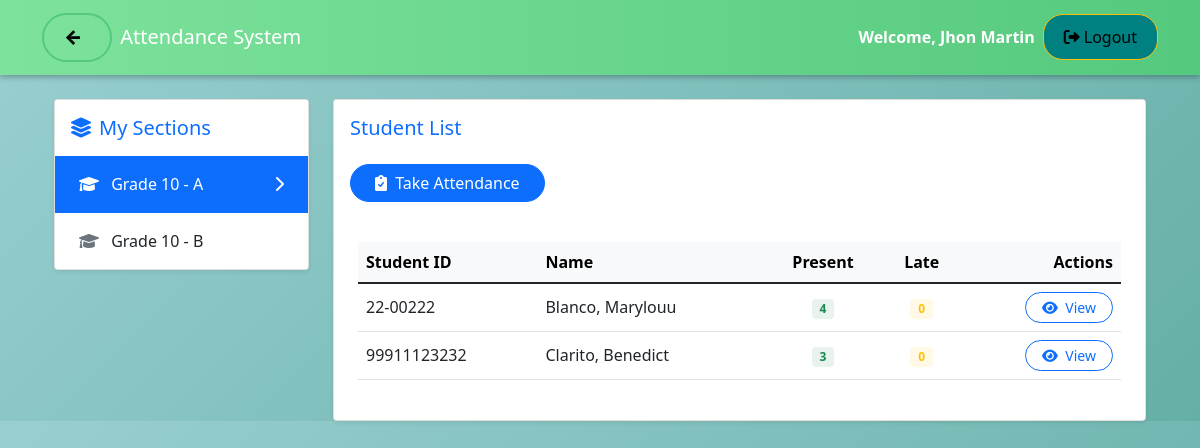
The page /admin/teacher/view_section.php?section_id=18 (signed in) on the database its author committed.
### tables this page shows
CREATE TABLE `sections` (
  `section_id` int(11) NOT NULL,
  `section_name` varchar(20) NOT NULL,
  `grade_level` int(11) NOT NULL
);

CREATE TABLE `students` (
  `student_id` varchar(20) NOT NULL,
  `firstname` varchar(50) NOT NULL,
  `lastname` varchar(50) NOT NULL,
  `middlename` varchar(50) DEFAULT NULL,
  `email` varchar(255) DEFAULT NULL,
  `grade_level` int(11) NOT NULL,
  `section_id` int(11) DEFAULT NULL
);

### admin/teacher/view_section.php (the view, shortened to what this page needs)
<?php
include '../../includes/header.php';
$teacher_id = $_SESSION['teacher_id'];
$section_id = isset($_GET['section_id']) ? (int)$_GET['section_id'] : 0;
$sections_query = "SELECT s.*
                  FROM sections s
                  JOIN teacher_sections ts ON s.section_id = ts.section_id
                  WHERE ts.teacher_id = ?
                  ORDER BY s.grade_level, s.section_name";
$stmt = $conn->prepare($sections_query);
$stmt->bind_param("i", $teacher_id);
$stmt->execute();
$sections = $stmt->get_result();
if ($section_id) {
    $students_query = "SELECT s.*,
                      COALESCE(
                          (SELECT COUNT(*) FROM attendance a
                           JOIN schedules sch ON a.schedule_id = sch.schedule_id
                           WHERE a.student_id = s.student_id
                           AND sch.teacher_id = ?
                           AND a.status = 'Present'), 0
                      ) as present_count,
                      COALESCE(
                          (SELECT COUNT(*) FROM attendance a
                           JOIN schedules sch ON a.schedule_id = sch.schedule_id
                           WHERE a.student_id = s.student_id
                           AND sch.teacher_id = ?
                           AND a.status = 'Late'), 0
                      ) as late_count
                      FROM students s
                      WHERE s.section_id = ?
                      ORDER BY s.lastname, s.firstname";
    $stmt = $conn->prepare($students_query);
    $stmt->bind_param("iii", $teacher_id, $teacher_id, $section_id);
    $stmt->execute();
    $students = $stmt->get_result();
}
?>
<div class="container-fluid">
    <div class="row g-4 align-items-start">
        <div class="col-md-3">
            <div class="card shadow-sm">
                <div class="card-header bg-white border-bottom-0 py-3">
                    <h5 class="card-title mb-0 fw-semibold text-primary">
                        <i class="fas fa-layer-group me-2"></i>My Sections
                    </h5>
                </div>
                <div class="list-group list-group-flush rounded-bottom overflow-auto" style="max-height: calc(100vh - 200px);">
                    <?php while ($section = $sections->fetch_assoc()): ?>
                        <a href="?section_id=<?php echo $section['section_id']; ?>"
                           class="list-group-item list-group-item-action py-3 px-4 <?php echo ($section_id == $section['section_id']) ? 'active bg-primary border-primary' : ''; ?>">
                            <div class="d-flex justify-content-between align-items-center">
                                <span>
                                    <i class="fas fa-graduation-cap me-2 <?php echo ($section_id == $section['section_id']) ? 'text-white' : 'text-muted'; ?>"></i>
                                    <span class="fw-medium">Grade <?php echo $section['grade_level']; ?></span> - <?php echo $section['section_name']; ?>
                                </span>
                                <?php if ($section_id == $section['section_id']): ?>
                                    <i class="fas fa-chevron-right text-white"></i>
                                <?php endif; ?>
                            </div>
                        </a>
                    <?php endwhile; ?>
                </div>
            </div>
        </div>
        <div class="col-md-9">
            <?php if ($section_id): ?>
                <div class="card shadow-sm">
                    <div class="card-header bg-white border-bottom-0 py-3">
                        <h5 class="card-title mb-0 fw-semibold text-primary">Student List</h5>
                        <button class="btn btn-primary rounded-pill px-4 mt-4" onclick="showAttendanceModal()">
                            <i class="fas fa-clipboard-check me-1"></i> Take Attendance
                        </button>
                    </div>
                    <div class="card-body p-4">
                        <div class="table-responsive">
                            <table class="table table-hover align-middle">
                                <thead class="table-light">
                                    <tr>
                                        <th>Student ID</th>
                                        <th>Name</th>
                                        <th class="text-center">Present</th>
                                        <th class="text-center">Late</th>
                                        <th class="text-end">Actions</th>
                                    </tr>
                                </thead>
                                <tbody>
                                    <?php while ($student = $students->fetch_assoc()): ?>
                                        <tr class="border-top">
                                            <td class="fw-medium"><?php echo $student['student_id']; ?></td>
                                            <td><?php echo $student['lastname'] . ', ' . $student['firstname']; ?></td>
                                            <td class="text-center">
                                                <span class="badge bg-success bg-opacity-10 text-success">
                                                    <?php echo $student['present_count']; ?>
                                                </span>
                                            </td>
                                            <td class="text-center">
                                                <span class="badge bg-warning bg-opacity-10 text-warning">
                                                    <?php echo $student['late_count']; ?>
                                                </span>
                                            </td>
                                            <td class="text-end">
                                                <button class="btn btn-sm btn-outline-primary rounded-pill px-3"
                                                        onclick="viewAttendance('<?php echo $student['student_id']; ?>')">
                                                    <i class="fas fa-eye me-1"></i> View
                                                </button>
                                            </td>
                                        </tr>
                                    <?php endwhile; ?>
                                </tbody>
                            </table>
                        </div>
                    </div>
                </div>
            <?php else: ?>
                <div class="alert alert-info">
                    Please select a section from the list.
                </div>
            <?php endif; ?>
        </div>
    </div>
</div>
<?php include '../../includes/footer.php'; ?>

### includes/header.php (style rules this page uses)
body { background: linear-gradient(135deg, #99CFD0, #65afa7); }

### rows shown on the page
sections: grade_level "10", section_name "A"
sections: grade_level "10", section_name "B"
students: student_id "22-00222", lastname "Blanco", firstname "Marylouu", present_count "4", late_count "0"
students: student_id "99911123232", lastname "Clarito", firstname "Benedict", present_count "3", late_count "0"

### other values the page prints
$_SESSION['name'] "Jhon Martin"
